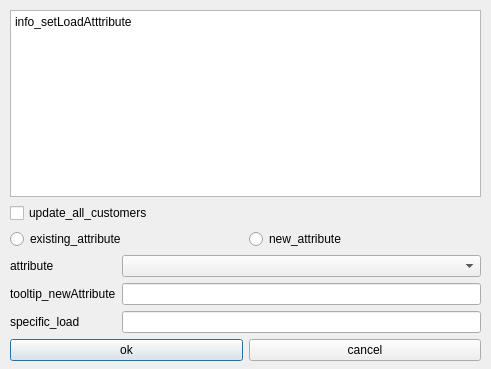
<?xml version="1.0" encoding="UTF-8"?>
<ui version="4.0">
 <class>SetLoadAttributeDialog</class>
 <widget class="QDialog" name="SetLoadAttributeDialog">
  <property name="geometry">
   <rect>
    <x>0</x>
    <y>0</y>
    <width>491</width>
    <height>369</height>
   </rect>
  </property>
  <property name="windowTitle">
   <string>set_load_attribute</string>
  </property>
  <widget class="QWidget" name="verticalLayoutWidget">
   <property name="geometry">
    <rect>
     <x>10</x>
     <y>10</y>
     <width>471</width>
     <height>351</height>
    </rect>
   </property>
   <layout class="QVBoxLayout" name="verticalLayout">
    <item>
     <widget class="QTextEdit" name="info_setLoadAttribute">
      <property name="sizePolicy">
       <sizepolicy hsizetype="Expanding" vsizetype="Expanding">
        <horstretch>0</horstretch>
        <verstretch>0</verstretch>
       </sizepolicy>
      </property>
      <property name="html">
       <string>&lt;!DOCTYPE HTML PUBLIC &quot;-//W3C//DTD HTML 4.0//EN&quot; &quot;http://www.w3.org/TR/REC-html40/strict.dtd&quot;&gt;
&lt;html&gt;&lt;head&gt;&lt;meta name=&quot;qrichtext&quot; content=&quot;1&quot; /&gt;&lt;meta charset=&quot;utf-8&quot; /&gt;&lt;style type=&quot;text/css&quot;&gt;
p, li { white-space: pre-wrap; }
hr { height: 1px; border-width: 0; }
li.unchecked::marker { content: &quot;\2610&quot;; }
li.checked::marker { content: &quot;\2612&quot;; }
&lt;/style&gt;&lt;/head&gt;&lt;body style=&quot; font-family:'Segoe UI'; font-size:9pt; font-weight:400; font-style:normal;&quot;&gt;
&lt;p style=&quot; margin-top:0px; margin-bottom:0px; margin-left:0px; margin-right:0px; -qt-block-indent:0; text-indent:0px;&quot;&gt;info_setLoadAtttribute&lt;/p&gt;&lt;/body&gt;&lt;/html&gt;</string>
      </property>
     </widget>
    </item>
    <item>
     <widget class="QCheckBox" name="checkBox_allCustomers">
      <property name="text">
       <string>update_all_customers</string>
      </property>
     </widget>
    </item>
    <item>
     <layout class="QHBoxLayout" name="horizontalLayout_2">
      <item>
       <widget class="QRadioButton" name="radioButton_existingAttribute">
        <property name="text">
         <string>existing_attribute</string>
        </property>
       </widget>
      </item>
      <item>
       <widget class="QRadioButton" name="radioButton_newAttribute">
        <property name="text">
         <string>new_attribute</string>
        </property>
       </widget>
      </item>
     </layout>
    </item>
    <item>
     <layout class="QHBoxLayout" name="horizontalLayout">
      <item>
       <layout class="QVBoxLayout" name="verticalLayout_2">
        <item>
         <widget class="QLabel" name="label_attribute">
          <property name="toolTip">
           <string>&lt;html&gt;&lt;head/&gt;&lt;body&gt;&lt;p&gt;tooltip_attribute&lt;/p&gt;&lt;/body&gt;&lt;/html&gt;</string>
          </property>
          <property name="text">
           <string>attribute</string>
          </property>
         </widget>
        </item>
        <item>
         <widget class="QLabel" name="label_newAttribute">
          <property name="text">
           <string>&lt;html&gt;&lt;head/&gt;&lt;body&gt;&lt;p&gt;tooltip_newAttribute&lt;/p&gt;&lt;/body&gt;&lt;/html&gt;</string>
          </property>
         </widget>
        </item>
        <item>
         <widget class="QLabel" name="label_10">
          <property name="toolTip">
           <string>&lt;html&gt;&lt;head/&gt;&lt;body&gt;&lt;p&gt;tooltip_specific_load&lt;/p&gt;&lt;/body&gt;&lt;/html&gt;</string>
          </property>
          <property name="text">
           <string>specific_load</string>
          </property>
         </widget>
        </item>
       </layout>
      </item>
      <item>
       <layout class="QVBoxLayout" name="verticalLayout_6">
        <item>
         <widget class="QComboBox" name="comboBox_attribute"/>
        </item>
        <item>
         <widget class="QLineEdit" name="lineEdit_newAttribute"/>
        </item>
        <item>
         <widget class="QLineEdit" name="lineEdit_specificLoad">
          <property name="text">
           <string/>
          </property>
         </widget>
        </item>
        <item>
         <layout class="QHBoxLayout" name="horizontalLayout_3"/>
        </item>
       </layout>
      </item>
     </layout>
    </item>
    <item>
     <layout class="QHBoxLayout" name="horizontalLayout_4">
      <item>
       <widget class="QPushButton" name="btn_ok">
        <property name="text">
         <string>ok</string>
        </property>
       </widget>
      </item>
      <item>
       <widget class="QPushButton" name="btn_cancel">
        <property name="text">
         <string>cancel</string>
        </property>
       </widget>
      </item>
     </layout>
    </item>
   </layout>
  </widget>
 </widget>
 <resources/>
 <connections/>
</ui>
